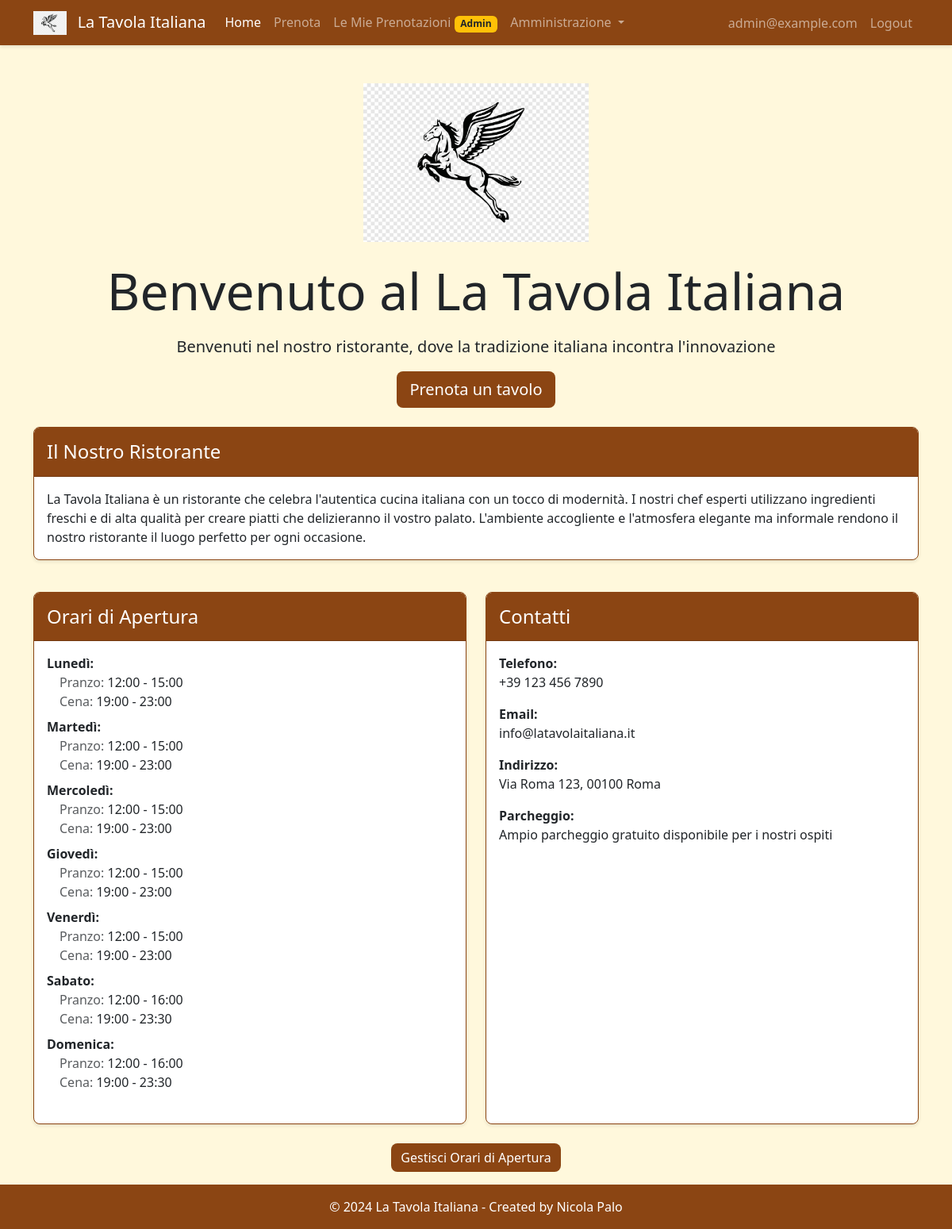
Screenshot of / (signed in) with the database file from the repository.
### models.py (models this page shows, shortened)
class RestaurantInfo(db.Model):
    __tablename__ = 'restaurant_info'
    id = db.Column(db.Integer, primary_key=True)
    name = db.Column(db.String(100), nullable=False)
    show_restaurant_name = db.Column(db.Boolean, nullable=False, default=True) # Aggiungere qui
    welcome_text = db.Column(db.Text, nullable=False)
    description = db.Column(db.Text, nullable=False)
    phone = db.Column(db.String(20), nullable=False)
    email = db.Column(db.String(120), nullable=False)
    address = db.Column(db.String(200), nullable=False)
    parking_info = db.Column(db.Text, nullable=True)
    primary_color = db.Column(db.String(7), nullable=False, default='#8B4513')
    secondary_color = db.Column(db.String(7), nullable=False, default='#DEB887')
    background_color = db.Column(db.String(7), nullable=False, default='#FFF8DC')
    font_family = db.Column(db.String(50), nullable=False, default='system-ui')
    base_font_size = db.Column(db.String(10), nullable=False, default='16px')
    heading_font_size = db.Column(db.String(10), nullable=False, default='24px')
    font_weight = db.Column(db.String(10), nullable=False, default='400')
    border_radius = db.Column(db.String(10), nullable=False, default='8px')
    box_shadow = db.Column(db.String(100), nullable=False, default='0 2px 4px rgba(0,0,0,0.1)')
    logo_url = db.Column(db.String(200), nullable=True)
    navbar_title = db.Column(db.String(100), nullable=False, default='Ristorante')
    created_at = db.Column(db.DateTime, default=datetime.utcnow)
    modified_at = db.Column(db.DateTime, default=datetime.utcnow, onupdate=datetime.utcnow)

class User(UserMixin, db.Model):
    __tablename__ = 'user'
    id = db.Column(db.Integer, primary_key=True)
    email = db.Column(db.String(120), unique=True, nullable=False)
    password_hash = db.Column(db.String(128))
    is_admin = db.Column(db.Boolean, default=False)
    created_at = db.Column(db.DateTime, default=datetime.utcnow)
    bookings = db.relationship('Booking', backref='user', lazy=True, cascade="all, delete-orphan")

class RestaurantHours(db.Model):
    __tablename__ = 'restaurant_hours'
    id = db.Column(db.Integer, primary_key=True)
    day_of_week = db.Column(db.Integer, nullable=False)
    lunch_opening_time = db.Column(db.Time, nullable=False)
    lunch_closing_time = db.Column(db.Time, nullable=False)
    dinner_opening_time = db.Column(db.Time, nullable=False)
    dinner_closing_time = db.Column(db.Time, nullable=False)
    is_lunch_closed = db.Column(db.Boolean, default=False)
    is_dinner_closed = db.Column(db.Boolean, default=False)
    created_at = db.Column(db.DateTime, default=datetime.utcnow)
    modified_at = db.Column(db.DateTime, default=datetime.utcnow, onupdate=datetime.utcnow)

### app.py (the view)
@app.route('/')
def index():
    info = get_restaurant_info()
    return render_template('index.html', info=info)

### app.py (called while the page is built, shortened)
def get_restaurant_hours(day):
    hours = RestaurantHours.query.filter_by(day_of_week=day).first()
    return hours

@app.context_processor
def utility_processor():
    return dict(
        get_restaurant_hours=get_restaurant_hours,
        get_restaurant_info=get_restaurant_info
    )

def get_restaurant_info():
    with app.app_context():
        info = RestaurantInfo.query.first()
        if not info:
            info = RestaurantInfo(**RestaurantInfo.get_default_info())
            db.session.add(info)
            db.session.commit()
        return info

@login_manager.user_loader
def load_user(user_id):
    return db.session.get(User, int(user_id))

### templates/index.html (shortened to what this page needs)
{% extends "base.html" %}
{% block content %}
<div class="text-center py-4">
  <div class="mb-4">
      <img src="{{ info.logo_url if info.logo_url else url_for('static', filename='img/placeholder.png') }}"
           alt="Logo {{ info.name }}"
           class="img-fluid"
           style="max-height: 200px;">
  </div>
  <h1 class="display-3 mb-3">Benvenuto al {{ info.name }}</h1>
  <p class="lead">{{ info.welcome_text }}</p>
  {% if current_user.is_authenticated %}
      <a href="{{ url_for('tables_availability') }}" class="btn btn-wood btn-lg">Prenota un tavolo</a>
  {% else %}
      <div class="mt-3">
          <p>Accedi o registrati per prenotare un tavolo</p>
          <a href="{{ url_for('login') }}" class="btn btn-wood me-2">Login</a>
          <a href="{{ url_for('register') }}" class="btn btn-wood">Registrati</a>
      </div>
  {% endif %}
</div>
<div class="row mb-4">
  <div class="col-12">
      <div class="card">
          <div class="card-header bg-wood text-white">
              <h5 class="card-title mb-0">Il Nostro Ristorante</h5>
          </div>
          <div class="card-body">
              {{ info.description }}
          </div>
      </div>
  </div>
</div>
<div class="row">
  <div class="col-md-6 mb-4">
      <div class="card h-100">
          <div class="card-header bg-wood text-white">
              <h5 class="card-title mb-0">Orari di Apertura</h5>
          </div>
          <div class="card-body">
              {% set days = ['Lunedì', 'Martedì', 'Mercoledì', 'Giovedì', 'Venerdì', 'Sabato', 'Domenica'] %}
              {% for day_idx in range(7) %}
                  {% set hours = get_restaurant_hours(day_idx) %}
                  <div class="mb-2">
                      <strong>{{ days[day_idx] }}:</strong><br>
                      <div class="ms-3">
                          <span class="text-muted">Pranzo:</span>
                          {% if hours.is_lunch_closed %}
                              <span class="text-danger">Chiuso</span>
                          {% else %}
                              {{ hours.lunch_opening_time.strftime('%H:%M') }} - {{ hours.lunch_closing_time.strftime('%H:%M') }}
                          {% endif %}
                          <br>
                          <span class="text-muted">Cena:</span>
                          {% if hours.is_dinner_closed %}
                              <span class="text-danger">Chiuso</span>
                          {% else %}
                              {{ hours.dinner_opening_time.strftime('%H:%M') }} - {{ hours.dinner_closing_time.strftime('%H:%M') }}
                          {% endif %}
                      </div>
                  </div>
              {% endfor %}
          </div>
      </div>
  </div>
  <div class="col-md-6 mb-4">
      <div class="card h-100">
          <div class="card-header bg-wood text-white">
              <h5 class="card-title mb-0">Contatti</h5>
          </div>
          <div class="card-body">
              <ul class="list-unstyled">
                  <li class="mb-3"><strong>Telefono:</strong><br>{{ info.phone }}</li>
                  <li class="mb-3"><strong>Email:</strong><br>{{ info.email }}</li>
                  <li class="mb-3"><strong>Indirizzo:</strong><br>{{ info.address }}</li>
                  <li><strong>Parcheggio:</strong><br>{{ info.parking_info }}</li>
              </ul>
          </div>
      </div>
  </div>
</div>
{% if current_user.is_authenticated and current_user.is_admin %}
  <div class="text-center">
      <a href="{{ url_for('admin_hours') }}" class="btn btn-wood">Gestisci Orari di Apertura</a>
  </div>
{% endif %}
{% endblock %}

### templates/base.html (shortened to what this page needs)
<!DOCTYPE html>
<html lang="it">
<head>
  {% set info = get_restaurant_info() %}
  <link href="https://cdn.jsdelivr.net/npm/bootstrap@5.3.0/dist/css/bootstrap.min.css" rel="stylesheet">
  <link href="https://cdnjs.cloudflare.com/ajax/libs/font-awesome/6.0.0/css/all.min.css" rel="stylesheet">
  <link href="{{ url_for('static', filename='css/style.css') }}" rel="stylesheet">
</head>
<body>
  <nav class="navbar navbar-expand-lg navbar-dark bg-wood mb-4">
      <div class="container">
          <a class="navbar-brand" href="{{ url_for('index') }}">
              {% if info and info.logo_url %}
                  <img src="{{ info.logo_url }}" alt="Logo" height="30" class="d-inline-block align-text-top me-2">
              {% else %}
                  <img src="{{ url_for('static', filename='img/placeholder.png') }}" alt="Logo Default" height="30" class="d-inline-block align-text-top me-2">
              {% endif %}
              {% if info.show_restaurant_name %}
                  {{ info.name }}
              {% endif %}
          </a>
          <div class="collapse navbar-collapse" id="navbarNav">
              <ul class="navbar-nav me-auto">
                  <li class="nav-item">
                      <a class="nav-link {% if request.endpoint == 'index' %}active{% endif %}"
                         href="{{ url_for('index') }}">Home</a>
                  </li>
                  {% if current_user.is_authenticated %}
                      <li class="nav-item">
                          <a class="nav-link {% if request.endpoint == 'tables_availability' %}active{% endif %}"
                             href="{{ url_for('tables_availability') }}">Prenota</a>
                      </li>
                      <li class="nav-item">
                          <a class="nav-link {% if request.endpoint == 'booking' %}active{% endif %}"
                             href="{{ url_for('booking') }}">
                              Le Mie Prenotazioni
                              {% if current_user.is_admin %}
                              <span class="badge bg-warning text-dark">Admin</span>
                              {% endif %}
                          </a>
                      </li>
                      {% if current_user.is_admin %}
                          <li class="nav-item dropdown">
                              <a class="nav-link dropdown-toggle" href="#" id="adminDropdown"
                                 role="button" data-bs-toggle="dropdown">
                                  Amministrazione
                              </a>
                          </li>
                      {% endif %}
                  {% endif %}
              </ul>
              <ul class="navbar-nav">
                  {% if current_user.is_authenticated %}
                      <li class="nav-item">
                          <span class="nav-link">{{ current_user.email }}</span>
                      </li>
                      <li class="nav-item">
                          <a class="nav-link" href="{{ url_for('logout') }}">Logout</a>
                      </li>
                  {% endif %}
              </ul>
          </div>
      </div>
  </nav>
  <main class="container">
      {% block content %}{% endblock %}
  </main>
  <footer class="footer mt-3 py-3">
      <div class="container text-center">
          <span>&copy; 2024 {{ info.name }} - Created by Nicola Palo</span>
      </div>
  </footer>
</body>
</html>

### static/css/style.css (style rules this page uses)
:root { --theme-primary: var(--color-primary, #8B4513); --theme-secondary: var(--color-secondary, #DEB887); --theme-background: var(--color-background, #FFF8DC); --theme-font-family: var(--font-family, system-ui); --theme-font-size: var(--font-size, 16px); --theme-heading-size: var(--heading-size, 24px); --theme-font-weight: var(--font-weight, 400); --theme-border-radius: var(--border-radius, 8px); --theme-shadow: var(--shadow-size, 0 2px 4px rgba(0,0,0,0.1)); --color-white: #fff; --color-black: #000; --color-success: #28a745; --color-info: #17a2b8; --color-warning: #ffc107; --color-danger: #dc3545; --color-border: #dee2e6; --color-text: #212529; --color-text-light: #6c757d; --spacing-xs: 0.25rem; --spacing-sm: 0.5rem; --spacing-md: 1rem; --spacing-lg: 1.5rem; --spacing-xl: 2rem; }
body { background-color: var(--theme-background); color: var(--color-text); font-family: var(--theme-font-family); font-size: var(--theme-font-size); font-weight: var(--theme-font-weight); }
h1, h2, h3, h4, h5, h6 { font-size: var(--theme-heading-size); }
.card { border: 1px solid var(--theme-primary); border-radius: var(--theme-border-radius) !important; box-shadow: var(--theme-shadow) !important; overflow: hidden; margin-bottom: var(--spacing-md); }
.card-header { background-color: var(--theme-primary) !important; color: var(--color-white); padding: var(--spacing-md); border-radius: 0 !important; }
.navbar { border-radius: 0 !important; box-shadow: var(--theme-shadow) !important; background-color: var(--theme-primary) !important; }
.btn { border-radius: var(--theme-border-radius); transition: all 0.3s ease; }
.btn-wood { background-color: var(--theme-primary); color: var(--color-white); border: none; }
.bg-wood { background-color: var(--theme-primary) !important; color: var(--color-white); }
.footer { background-color: var(--theme-primary); color: var(--color-white); padding: var(--spacing-md) 0; margin-top: var(--spacing-xl); width: 100%; }

### rows the page displays
RestaurantInfo: name "La Tavola Italiana", welcome_text "Benvenuti nel nostro ristorante, dove la tradizione italiana incontra l'innovazione", description "La Tavola Italiana è un ristorante che celebra l'autentica cucina italiana con un tocco di modernità. I nostri chef esperti utilizzano ingredienti freschi e di alta qualità per creare piatti che delizieranno il vostro palato. L'ambiente accogliente e l'atmosfera elegante ma informale rendono il nostro ristorante il luogo perfetto per ogni occasione.", phone "+39 123 456 7890", email "info@latavolaitaliana.it", address "Via Roma 123, 00100 Roma", parking_info "Ampio parcheggio gratuito disponibile per i nostri ospiti"
User: email "admin@example.com"
RestaurantHours: lunch_opening_time "12:00", lunch_closing_time "15:00", dinner_opening_time "19:00", dinner_closing_time "23:00"
RestaurantHours: lunch_opening_time "12:00", lunch_closing_time "15:00", dinner_opening_time "19:00", dinner_closing_time "23:00"
RestaurantHours: lunch_opening_time "12:00", lunch_closing_time "15:00", dinner_opening_time "19:00", dinner_closing_time "23:00"
RestaurantHours: lunch_opening_time "12:00", lunch_closing_time "15:00", dinner_opening_time "19:00", dinner_closing_time "23:00"
RestaurantHours: lunch_opening_time "12:00", lunch_closing_time "15:00", dinner_opening_time "19:00", dinner_closing_time "23:00"
RestaurantHours: lunch_opening_time "12:00", lunch_closing_time "16:00", dinner_opening_time "19:00", dinner_closing_time "23:30"
RestaurantHours: lunch_opening_time "12:00", lunch_closing_time "16:00", dinner_opening_time "19:00", dinner_closing_time "23:30"

### other values shown
{{ days[day_idx] }} "Lunedì" "Martedì" "Mercoledì" "Giovedì" "Venerdì" "Sabato" "Domenica"
